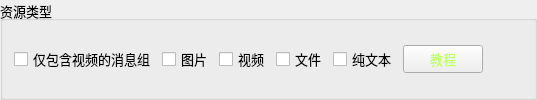
      <widget class="QGroupBox" name="ziyuanleiixing">
       <property name="sizePolicy">
        <sizepolicy hsizetype="Preferred" vsizetype="Fixed">
         <horstretch>0</horstretch>
         <verstretch>0</verstretch>
        </sizepolicy>
       </property>
       <property name="font">
        <font>
         <pointsize>10</pointsize>
        </font>
       </property>
       <property name="title">
        <string>资源类型</string>
       </property>
       <layout class="QHBoxLayout" name="horizontalLayout_8">
        <item>
         <widget class="QCheckBox" name="checkBox_video_photo_comment">
          <property name="font">
           <font>
            <pointsize>10</pointsize>
           </font>
          </property>
          <property name="text">
           <string>仅包含视频的消息组</string>
          </property>
         </widget>
        </item>
        <item>
         <widget class="QCheckBox" name="checkBox_photo_comment">
          <property name="font">
           <font>
            <pointsize>10</pointsize>
           </font>
          </property>
          <property name="text">
           <string>图片</string>
          </property>
         </widget>
        </item>
        <item>
         <widget class="QCheckBox" name="checkBox_video_comment">
          <property name="font">
           <font>
            <pointsize>10</pointsize>
           </font>
          </property>
          <property name="text">
           <string>视频</string>
          </property>
         </widget>
        </item>
        <item>
         <widget class="QCheckBox" name="checkBox_file_comment">
          <property name="font">
           <font>
            <pointsize>10</pointsize>
           </font>
          </property>
          <property name="text">
           <string>文件</string>
          </property>
         </widget>
        </item>
        <item>
         <widget class="QCheckBox" name="checkBox_text_comment">
          <property name="font">
           <font>
            <pointsize>10</pointsize>
           </font>
          </property>
          <property name="text">
           <string>纯文本</string>
          </property>
         </widget>
        </item>
        <item>
         <widget class="QPushButton" name="by_comment_res_btn_jiao_chen">
          <property name="styleSheet">
           <string notr="true">color: rgb(194, 255, 101);</string>
          </property>
          <property name="text">
           <string>教程</string>
          </property>
         </widget>
        </item>
        <item>
         <spacer name="horizontalSpacer_2">
          <property name="orientation">
           <enum>Qt::Horizontal</enum>
          </property>
          <property name="sizeHint" stdset="0">
           <size>
            <width>40</width>
            <height>20</height>
           </size>
          </property>
         </spacer>
        </item>
       </layout>
      </widget>
